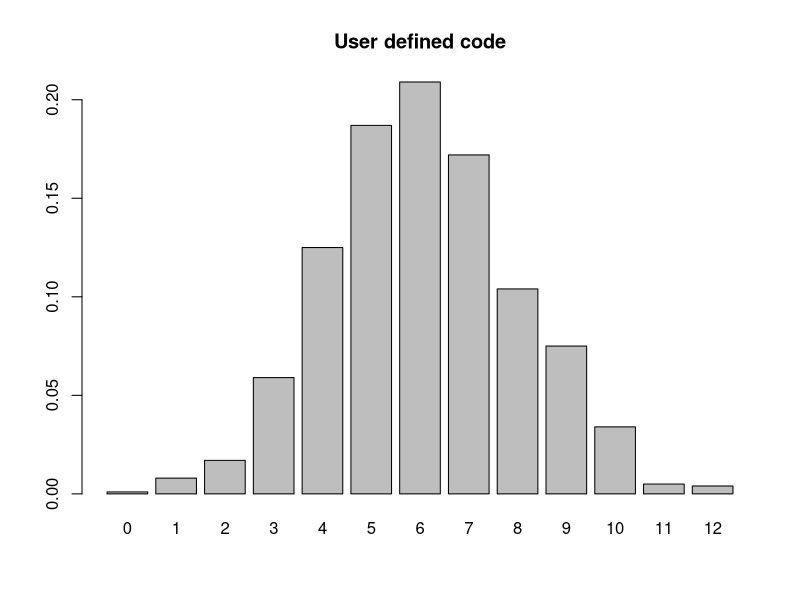
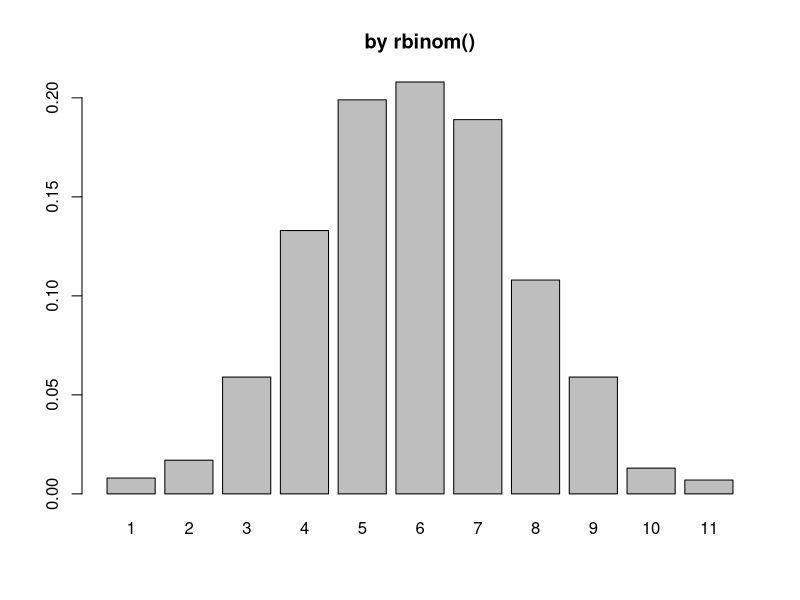

The R source for these figures, in order:
############################DISTRIBUCION BINOMIAL###############################
# x~Bin(15, 0.4)
set.seed(1234)
n<-15
nSim<-1000
p<-rep(0,n)
t<-c(0:n)
prob <- pbinom(q = t, size = n, prob = 0.4)
x<- rep(0,nSim)
for(i in 1:nSim){  
  u <- runif(1)
  x[i]<- t[1] + sum(prob <u)
}
barplot(prop.table(table(x)), main = "User defined code")
barplot(prop.table(table(rbinom(nSim, size = n,prob = 0.4))),main = "by rbinom()")
################################################################################
